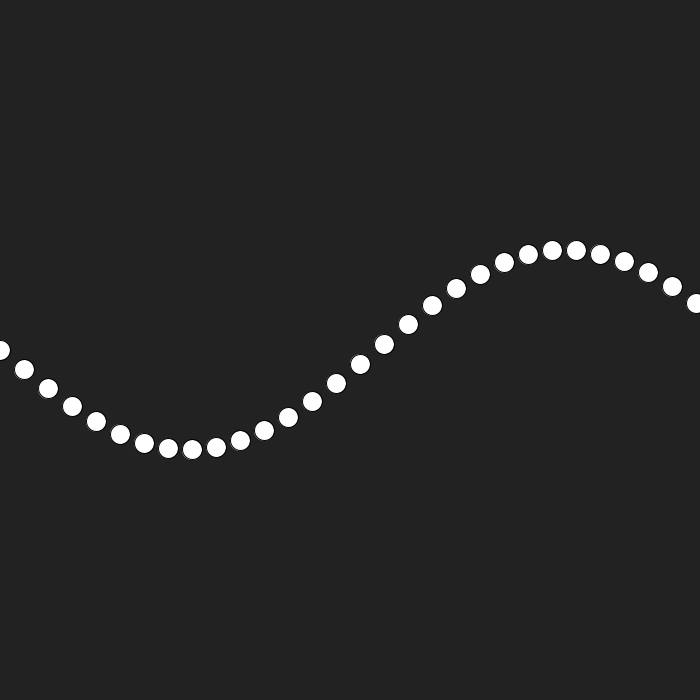
Frame 1 (no input)
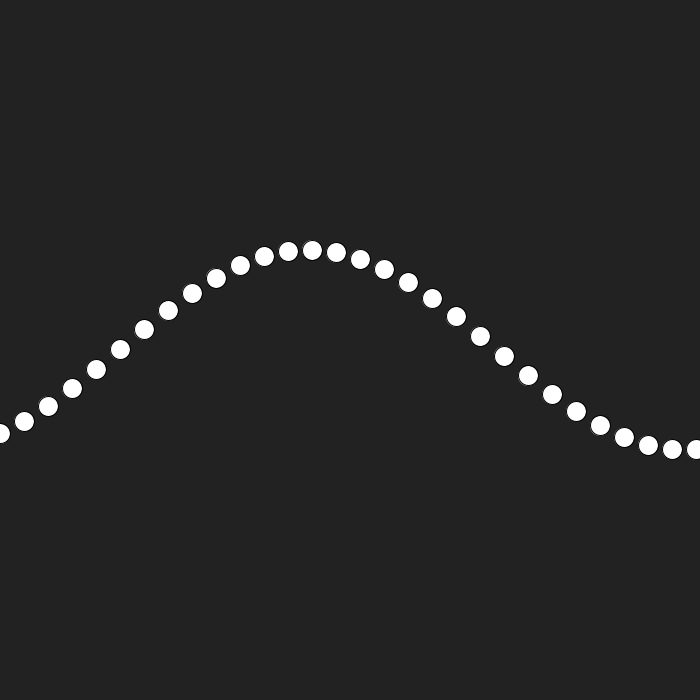
Frame 60 (the mouse pressed at the canvas centre just before this capture)
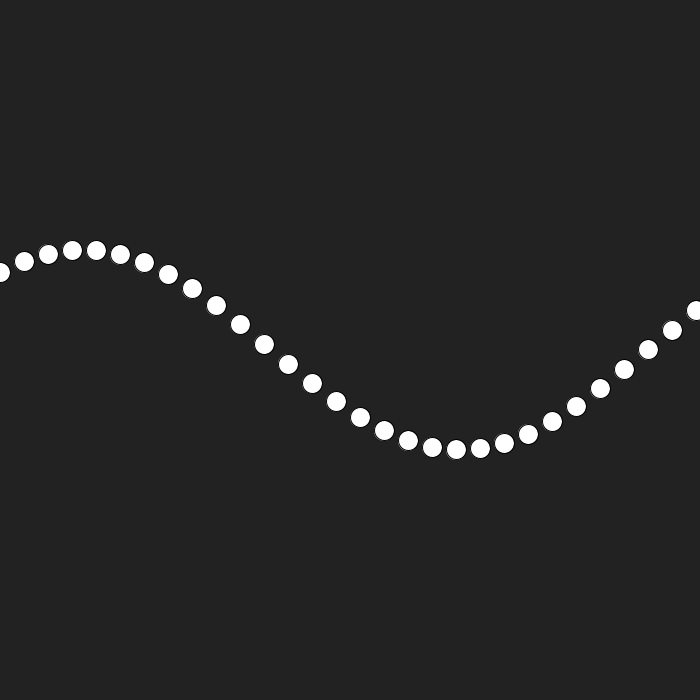
Frame 120 (the mouse held since frame 60 and released just before this capture)

The Processing sketch that drew these frames (run headless with seeded random() and noise(); from frame 60 on, the mouse is pressed at the canvas centre):

// Processing sketch: sketch_7_MovingWave
// ── sketch_7_MovingWave.pde
float angle =0;
float angleVel = 0.2;
float amp = 100;

void setup(){
  size (700,700);
}

void draw(){
  background(34);
  for (int x=0; x <=width; x+=24){
    float y = amp * sin(angle);
    ellipse(x,y+height/2,20,20);
    angle+=angleVel;
  }
}

// ── Oscillator.pde
class Oscillator {
  
  PVector angle;
  PVector velocity;
  PVector amplitude;
  float x;
  
  Oscillator (float x){
    this.x = x;
    angle = new PVector();
    velocity = new PVector(0.2,0.2);
    amplitude = new PVector(height/2,height/2);
  }
  
  void oscillate(){
    angle.add(velocity);
  }
  
  void display(){
    
    
    float y = sin(angle.y)*amplitude.y;
    
    pushMatrix();
      translate(width/2,height/2);
      stroke(0);
      fill(175);
      //line(0,0,x,y);
      ellipse(this.x,y+height/2,16,16);
    popMatrix();
  }
}
